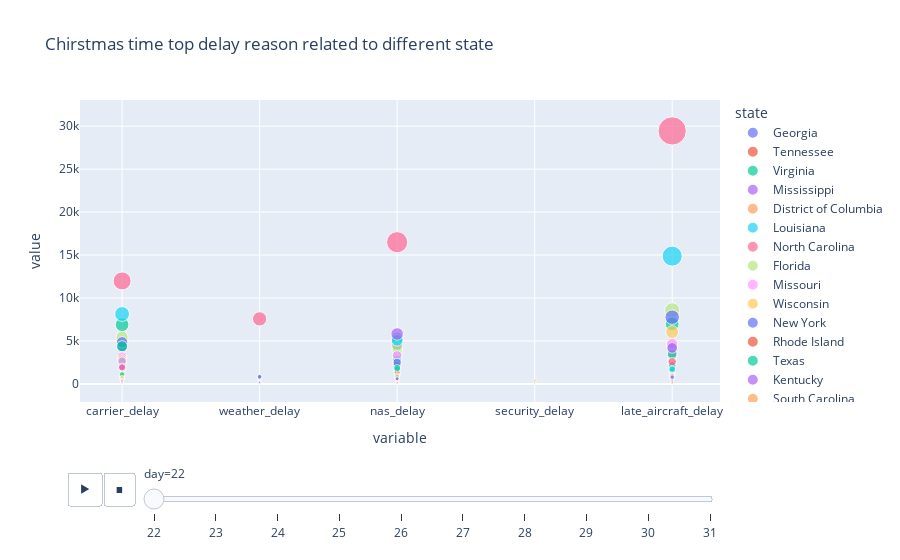

Notebook code cell kept with this figure:
### Code cell
# plot the animation 
fig = px.scatter(df_delay_christmas_state_plot, x="variable", y="value", animation_frame="day",color='state',size = 'value',
title= 'Chirstmas time top delay reason related to different state')

fig.show()

### Figure 1 — Plotly figure (JSON) as saved in the notebook; plotly's stock layout.template omitted (floating-point values rounded to 4 significant figures)
{"data": [{"hovertemplate": "state=Georgia<br>day=22<br>variable=%{x}<br>value=%{marker.size}<extra></extra>", "legendgroup": "Georgia", "marker": {"color": "#636efa", "size": [4230, 301, 3332, 0, 2782], "sizemode": "area", "sizeref": 73.62, "symbol": "circle"}, "mode": "markers", "name": "Georgia", "orientation": "v", "showlegend": true, "type": "scatter", "x": ["carrier_delay", "weather_delay", "nas_delay", "security_delay", "late_aircraft_delay"], "xaxis": "x", "y": [4230, 301, 3332, 0, 2782], "yaxis": "y"}, {"hovertemplate": "state=Tennessee<br>day=22<br>variable=%{x}<br>value=%{marker.size}<extra></extra>", "legendgroup": "Tennessee", "marker": {"color": "#EF553B", "size": [1767, 384, 2521, 0, 2674], "sizemode": "area", "sizeref": 73.62, "symbol": "circle"}, "mode": "markers", "name": "Tennessee", "orientation": "v", "showlegend": true, "type": "scatter", "x": ["carrier_delay", "weather_delay", "nas_delay", "security_delay", "late_aircraft_delay"], "xaxis": "x", "y": [1767, 384, 2521, 0, 2674], "yaxis": "y"}, {"hovertemplate": "state=Virginia<br>day=22<br>variable=%{x}<br>value=%{marker.size}<extra></extra>", "legendgroup": "Virginia", "marker": {"color": "#00cc96", "size": [629, 107, 736, 0, 893], "sizemode": "area", "sizeref": 73.62, "symbol": "circle"}, "mode": "markers", "name": "Virginia", "orientation": "v", "showlegend": true, "type": "scatter", "x": ["carrier_delay", "weather_delay", "nas_delay", "security_delay", "late_aircraft_delay"], "xaxis": "x", "y": [629, 107, 736, 0, 893], "yaxis": "y"}, {"hovertemplate": "state=Mississippi<br>day=22<br>variable=%{x}<br>value=%{marker.size}<extra></extra>", "legendgroup": "Mississippi", "marker": {"color": "#ab63fa", "size": [403, 0, 89, 0, 127], "sizemode": "area", "sizeref": 73.62, "symbol": "circle"}, "mode": "markers", "name": "Mississippi", "orientation": "v", "showlegend": true, "type": "scatter", "x": ["carrier_delay", "weather_delay", "nas_delay", "security_delay", "late_aircraft_delay"], "xaxis": "x", "y": [403, 0, 89, 0, 127], "yaxis": "y"}, {"hovertemplate": "state=District of Columbia<br>day=22<br>variable=%{x}<br>value=%{marker.size}<extra></extra>", "legendgroup": "District of Columbia", "marker": {"color": "#FFA15A", "size": [2467, 88, 1928, 70, 2430], "sizemode": "area", "sizeref": 73.62, "symbol": "circle"}, "mode": "markers", "name": "District of Columbia", "orientation": "v", "showlegend": true, "type": "scatter", "x": ["carrier_delay", "weather_delay", "nas_delay", "security_delay", "late_aircraft_delay"], "xaxis": "x", "y": [2467, 88, 1928, 70, 2430], "yaxis": "y"}, {"hovertemplate": "state=Louisiana<br>day=22<br>variable=%{x}<br>value=%{marker.size}<extra></extra>", "legendgroup": "Louisiana", "marker": {"color": "#19d3f3", "size": [305, 0, 295, 0, 874], "sizemode": "area", "sizeref": 73.62, "symbol": "circle"}, "mode": "markers", "name": "Louisiana", "orientation": "v", "showlegend": true, "type": "scatter", "x": ["carrier_delay", "weather_delay", "nas_delay", "security_delay", "late_aircraft_delay"], "xaxis": "x", "y": [305, 0, 295, 0, 874], "yaxis": "y"}, {"hovertemplate": "state=North Carolina<br>day=22<br>variable=%{x}<br>value=%{marker.size}<extra></extra>", "legendgroup": "North Carolina", "marker": {"color": "#FF6692", "size": [1788, 95, 2520, 42, 2110], "sizemode": "area", "sizeref": 73.62, "symbol": "circle"}, "mode": "markers", "name": "North Carolina", "orientation": "v", "showlegend": true, "type": "scatter", "x": ["carrier_delay", "weather_delay", "nas_delay", "security_delay", "late_aircraft_delay"], "xaxis": "x", "y": [1788, 95, 2520, 42, 2110], "yaxis": "y"}, {"hovertemplate": "state=Florida<br>day=22<br>variable=%{x}<br>value=%{marker.size}<extra></extra>", "legendgroup": "Florida", "marker": {"color": "#B6E880", "size": [5423, 54, 3828, 157, 8565], "sizemode": "area", "sizeref": 73.62, "symbol": "circle"}, "mode": "markers", "name": "Florida", "orientation": "v", "showlegend": true, "type": "scatter", "x": ["carrier_delay", "weather_delay", "nas_delay", "security_delay", "late_aircraft_delay"], "xaxis": "x", "y": [5423, 54, 3828, 157, 8565], "yaxis": "y"}, {"hovertemplate": "state=Missouri<br>day=22<br>variable=%{x}<br>value=%{marker.size}<extra></extra>", "legendgroup": "Missouri", "marker": {"color": "#FF97FF", "size": [336, 36, 1656, 0, 3261], "sizemode": "area", "sizeref": 73.62, "symbol": "circle"}, "mode": "markers", "name": "Missouri", "orientation": "v", "showlegend": true, "type": "scatter", "x": ["carrier_delay", "weather_delay", "nas_delay", "security_delay", "late_aircraft_delay"], "xaxis": "x", "y": [336, 36, 1656, 0, 3261], "yaxis": "y"}, {"hovertemplate": "state=Wisconsin<br>day=22<br>variable=%{x}<br>value=%{marker.size}<extra></extra>", "legendgroup": "Wisconsin", "marker": {"color": "#FECB52", "size": [937, 107, 5042, 0, 4418], "sizemode": "area", "sizeref": 73.62, "symbol": "circle"}, "mode": "markers", "name": "Wisconsin", "orientation": "v", "showlegend": true, "type": "scatter", "x": ["carrier_delay", "weather_delay", "nas_delay", "security_delay", "late_aircraft_delay"], "xaxis": "x", "y": [937, 107, 5042, 0, 4418], "yaxis": "y"}, {"hovertemplate": "state=New York<br>day=22<br>variable=%{x}<br>value=%{marker.size}<extra></extra>", "legendgroup": "New York", "marker": {"color": "#636efa", "size": [4361, 218, 4586, 210, 4367], "sizemode": "area", "sizeref": 73.62, "symbol": "circle"}, "mode": "markers", "name": "New York", "orientation": "v", "showlegend": true, "type": "scatter", "x": ["carrier_delay", "weather_delay", "nas_delay", "security_delay", "late_aircraft_delay"], "xaxis": "x", "y": [4361, 218, 4586, 210, 4367], "yaxis": "y"}, {"hovertemplate": "state=Rhode Island<br>day=22<br>variable=%{x}<br>value=%{marker.size}<extra></extra>", "legendgroup": "Rhode Island", "marker": {"color": "#EF553B", "size": [123, 0, 328, 0, 89], "sizemode": "area", "sizeref": 73.62, "symbol": "circle"}, "mode": "markers", "name": "Rhode Island", "orientation": "v", "showlegend": true, "type": "scatter", "x": ["carrier_delay", "weather_delay", "nas_delay", "security_delay", "late_aircraft_delay"], "xaxis": "x", "y": [123, 0, 328, 0, 89], "yaxis": "y"}, {"hovertemplate": "state=Texas<br>day=22<br>variable=%{x}<br>value=%{marker.size}<extra></extra>", "legendgroup": "Texas", "marker": {"color": "#00cc96", "size": [6890, 311, 5324, 184, 6983], "sizemode": "area", "sizeref": 73.62, "symbol": "circle"}, "mode": "markers", "name": "Texas", "orientation": "v", "showlegend": true, "type": "scatter", "x": ["carrier_delay", "weather_delay", "nas_delay", "security_delay", "late_aircraft_delay"], "xaxis": "x", "y": [6890, 311, 5324, 184, 6983], "yaxis": "y"}, {"hovertemplate": "state=Kentucky<br>day=22<br>variable=%{x}<br>value=%{marker.size}<extra></extra>", "legendgroup": "Kentucky", "marker": {"color": "#ab63fa", "size": [114, 26, 747, 0, 768], "sizemode": "area", "sizeref": 73.62, "symbol": "circle"}, "mode": "markers", "name": "Kentucky", "orientation": "v", "showlegend": true, "type": "scatter", "x": ["carrier_delay", "weather_delay", "nas_delay", "security_delay", "late_aircraft_delay"], "xaxis": "x", "y": [114, 26, 747, 0, 768], "yaxis": "y"}, {"hovertemplate": "state=South Carolina<br>day=22<br>variable=%{x}<br>value=%{marker.size}<extra></extra>", "legendgroup": "South Carolina", "marker": {"color": "#FFA15A", "size": [759, 0, 1036, 0, 135], "sizemode": "area", "sizeref": 73.62, "symbol": "circle"}, "mode": "markers", "name": "South Carolina", "orientation": "v", "showlegend": true, "type": "scatter", "x": ["carrier_delay", "weather_delay", "nas_delay", "security_delay", "late_aircraft_delay"], "xaxis": "x", "y": [759, 0, 1036, 0, 135], "yaxis": "y"}, {"hovertemplate": "state=Pennsylvania<br>day=22<br>variable=%{x}<br>value=%{marker.size}<extra></extra>", "legendgroup": "Pennsylvania", "marker": {"color": "#19d3f3", "size": [1995, 546, 2879, 168, 3281], "sizemode": "area", "sizeref": 73.62, "symbol": "circle"}, "mode": "markers", "name": "Pennsylvania", "orientation": "v", "showlegend": true, "type": "scatter", "x": ["carrier_delay", "weather_delay", "nas_delay", "security_delay", "late_aircraft_delay"], "xaxis": "x", "y": [1995, 546, 2879, 168, 3281], "yaxis": "y"}, {"hovertemplate": "state=Illinois<br>day=22<br>variable=%{x}<br>value=%{marker.size}<extra></extra>", "legendgroup": "Illinois", "marker": {"color": "#FF6692", "size": [11985, 7568, 16495, 9, 29447], "sizemode": "area", "sizeref": 73.62, "symbol": "circle"}, "mode": "markers", "name": "Illinois", "orientation": "v", "showlegend": true, "type": "scatter", "x": ["carrier_delay", "weather_delay", "nas_delay", "security_delay", "late_aircraft_delay"], "xaxis": "x", "y": [11985, 7568, 16495, 9, 29447], "yaxis": "y"}, {"hovertemplate": "state=Ohio<br>day=22<br>variable=%{x}<br>value=%{marker.size}<extra></extra>", "legendgroup": "Ohio", "marker": {"color": "#B6E880", "size": [1829, 129, 4328, 0, 3312], "sizemode": "area", "sizeref": 73.62, "symbol": "circle"}, "mode": "markers", "name": "Ohio", "orientation": "v", "showlegend": true, "type": "scatter", "x": ["carrier_delay", "weather_delay", "nas_delay", "security_delay", "late_aircraft_delay"], "xaxis": "x", "y": [1829, 129, 4328, 0, 3312], "yaxis": "y"}, {"hovertemplate": "state=Michigan<br>day=22<br>variable=%{x}<br>value=%{marker.size}<extra></extra>", "legendgroup": "Michigan", "marker": {"color": "#FF97FF", "size": [3182, 454, 3326, 0, 3325], "sizemode": "area", "sizeref": 73.62, "symbol": "circle"}, "mode": "markers", "name": "Michigan", "orientation": "v", "showlegend": true, "type": "scatter", "x": ["carrier_delay", "weather_delay", "nas_delay", "security_delay", "late_aircraft_delay"], "xaxis": "x", "y": [3182, 454, 3326, 0, 3325], "yaxis": "y"}, {"hovertemplate": "state=New Jersey<br>day=22<br>variable=%{x}<br>value=%{marker.size}<extra></extra>", "legendgroup": "New Jersey", "marker": {"color": "#FECB52", "size": [2891, 341, 1336, 400, 6040], "sizemode": "area", "sizeref": 73.62, "symbol": "circle"}, "mode": "markers", "name": "New Jersey", "orientation": "v", "showlegend": true, "type": "scatter", "x": ["carrier_delay", "weather_delay", "nas_delay", "security_delay", "late_aircraft_delay"], "xaxis": "x", "y": [2891, 341, 1336, 400, 6040], "yaxis": "y"}, {"hovertemplate": "state=Oklahoma<br>day=22<br>variable=%{x}<br>value=%{marker.size}<extra></extra>", "legendgroup": "Oklahoma", "marker": {"color": "#636efa", "size": [264, 0, 929, 0, 745], "sizemode": "area", "sizeref": 73.62, "symbol": "circle"}, "mode": "markers", "name": "Oklahoma", "orientation": "v", "showlegend": true, "type": "scatter", "x": ["carrier_delay", "weather_delay", "nas_delay", "security_delay", "late_aircraft_delay"], "xaxis": "x", "y": [264, 0, 929, 0, 745], "yaxis": "y"}, {"hovertemplate": "state=Maine<br>day=22<br>variable=%{x}<br>value=%{marker.size}<extra></extra>", "legendgroup": "Maine", "marker": {"color": "#EF553B", "size": [29, 0, 51, 0, 187], "sizemode": "area", "sizeref": 73.62, "symbol": "circle"}, "mode": "markers", "name": "Maine", "orientation": "v", "showlegend": true, "type": "scatter", "x": ["carrier_delay", "weather_delay", "nas_delay", "security_delay", "late_aircraft_delay"], "xaxis": "x", "y": [29, 0, 51, 0, 187], "yaxis": "y"}, {"hovertemplate": "state=Minnesota<br>day=22<br>variable=%{x}<br>value=%{marker.size}<extra></extra>", "legendgroup": "Minnesota", "marker": {"color": "#00cc96", "size": [2616, 201, 2186, 0, 2148], "sizemode": "area", "sizeref": 73.62, "symbol": "circle"}, "mode": "markers", "name": "Minnesota", "orientation": "v", "showlegend": true, "type": "scatter", "x": ["carrier_delay", "weather_delay", "nas_delay", "security_delay", "late_aircraft_delay"], "xaxis": "x", "y": [2616, 201, 2186, 0, 2148], "yaxis": "y"}, {"hovertemplate": "state=Iowa<br>day=22<br>variable=%{x}<br>value=%{marker.size}<extra></extra>", "legendgroup": "Iowa", "marker": {"color": "#ab63fa", "size": [96, 240, 1460, 0, 1258], "sizemode": "area", "sizeref": 73.62, "symbol": "circle"}, "mode": "markers", "name": "Iowa", "orientation": "v", "showlegend": true, "type": "scatter", "x": ["carrier_delay", "weather_delay", "nas_delay", "security_delay", "late_aircraft_delay"], "xaxis": "x", "y": [96, 240, 1460, 0, 1258], "yaxis": "y"}, {"hovertemplate": "state=Alabama<br>day=22<br>variable=%{x}<br>value=%{marker.size}<extra></extra>", "legendgroup": "Alabama", "marker": {"color": "#FFA15A", "size": [232, 60, 598, 0, 663], "sizemode": "area", "sizeref": 73.62, "symbol": "circle"}, "mode": "markers", "name": "Alabama", "orientation": "v", "showlegend": true, "type": "scatter", "x": ["carrier_delay", "weather_delay", "nas_delay", "security_delay", "late_aircraft_delay"], "xaxis": "x", "y": [232, 60, 598, 0, 663], "yaxis": "y"}, {"hovertemplate": "state=Indiana<br>day=22<br>variable=%{x}<br>value=%{marker.size}<extra></extra>", "legendgroup": "Indiana", "marker": {"color": "#19d3f3", "size": [451, 50, 1633, 0, 1004], "sizemode": "area", "sizeref": 73.62, "symbol": "circle"}, "mode": "markers", "name": "Indiana", "orientation": "v", "showlegend": true, "type": "scatter", "x": ["carrier_delay", "weather_delay", "nas_delay", "security_delay", "late_aircraft_delay"], "xaxis": "x", "y": [451, 50, 1633, 0, 1004], "yaxis": "y"}, {"hovertemplate": "state=Kansas<br>day=22<br>variable=%{x}<br>value=%{marker.size}<extra></extra>", "legendgroup": "Kansas", "marker": {"color": "#FF6692", "size": [218, 0, 400, 0, 845], "sizemode": "area", "sizeref": 73.62, "symbol": "circle"}, "mode": "markers", "name": "Kansas", "orientation": "v", "showlegend": true, "type": "scatter", "x": ["carrier_delay", "weather_delay", "nas_delay", "security_delay", "late_aircraft_delay"], "xaxis": "x", "y": [218, 0, 400, 0, 845], "yaxis": "y"}, {"hovertemplate": "state=South Dakota<br>day=22<br>variable=%{x}<br>value=%{marker.size}<extra></extra>", "legendgroup": "South Dakota", "marker": {"color": "#B6E880", "size": [17, 0, 629, 0, 90], "sizemode": "area", "sizeref": 73.62, "symbol": "circle"}, "mode": "markers", "name": "South Dakota", "orientation": "v", "showlegend": true, "type": "scatter", "x": ["carrier_delay", "weather_delay", "nas_delay", "security_delay", "late_aircraft_delay"], "xaxis": "x", "y": [17, 0, 629, 0, 90], "yaxis": "y"}, {"hovertemplate": "state=North Dakota<br>day=22<br>variable=%{x}<br>value=%{marker.size}<extra></extra>", "legendgroup": "North Dakota", "marker": {"color": "#FF97FF", "size": [121, 0, 482, 0, 552], "sizemode": "area", "sizeref": 73.62, "symbol": "circle"}, "mode": "markers", "name": "North Dakota", "orientation": "v", "showlegend": true, "type": "scatter", "x": ["carrier_delay", "weather_delay", "nas_delay", "security_delay", "late_aircraft_delay"], "xaxis": "x", "y": [121, 0, 482, 0, 552], "yaxis": "y"}, {"hovertemplate": "state=Nebraska<br>day=22<br>variable=%{x}<br>value=%{marker.size}<extra></extra>", "legendgroup": "Nebraska", "marker": {"color": "#FECB52", "size": [215, 4, 1187, 0, 1467], "sizemode": "area", "sizeref": 73.62, "symbol": "circle"}, "mode": "markers", "name": "Nebraska", "orientation": "v", "showlegend": true, "type": "scatter", "x": ["carrier_delay", "weather_delay", "nas_delay", "security_delay", "late_aircraft_delay"], "xaxis": "x", "y": [215, 4, 1187, 0, 1467], "yaxis": "y"}, {"hovertemplate": "state=Vermont<br>day=22<br>variable=%{x}<br>value=%{marker.size}<extra></extra>", "legendgroup": "Vermont", "marker": {"color": "#636efa", "size": [20, 3, 76, 0, 56], "sizemode": "area", "sizeref": 73.62, "symbol": "circle"}, "mode": "markers", "name": "Vermont", "orientation": "v", "showlegend": true, "type": "scatter", "x": ["carrier_delay", "weather_delay", "nas_delay", "security_delay", "late_aircraft_delay"], "xaxis": "x", "y": [20, 3, 76, 0, 56], "yaxis": "y"}, {"hovertemplate": "state=Arkansas<br>day=22<br>variable=%{x}<br>value=%{marker.size}<extra></extra>", "legendgroup": "Arkansas", "marker": {"color": "#EF553B", "size": [224, 0, 1300, 0, 904], "sizemode": "area", "sizeref": 73.62, "symbol": "circle"}, "mode": "markers", "name": "Arkansas", "orientation": "v", "showlegend": true, "type": "scatter", "x": ["carrier_delay", "weather_delay", "nas_delay", "security_delay", "late_aircraft_delay"], "xaxis": "x", "y": [224, 0, 1300, 0, 904], "yaxis": "y"}, {"hovertemplate": "state=Massachusetts<br>day=22<br>variable=%{x}<br>value=%{marker.size}<extra></extra>", "legendgroup": "Massachusetts", "marker": {"color": "#00cc96", "size": [1113, 107, 1014, 0, 1628], "sizemode": "area", "sizeref": 73.62, "symbol": "circle"}, "mode": "markers", "name": "Massachusetts", "orientation": "v", "showlegend": true, "type": "scatter", "x": ["carrier_delay", "weather_delay", "nas_delay", "security_delay", "late_aircraft_delay"], "xaxis": "x", "y": [1113, 107, 1014, 0, 1628], "yaxis": "y"}, {"hovertemplate": "state=Connecticut<br>day=22<br>variable=%{x}<br>value=%{marker.size}<extra></extra>", "legendgroup": "Connecticut", "marker": {"color": "#ab63fa", "size": [356, 7, 310, 0, 588], "sizemode": "area", "sizeref": 73.62, "symbol": "circle"}, "mode": "markers", "name": "Connecticut", "orientation": "v", "showlegend": true, "type": "scatter", "x": ["carrier_delay", "weather_delay", "nas_delay", "security_delay", "late_aircraft_delay"], "xaxis": "x", "y": [356, 7, 310, 0, 588], "yaxis": "y"}, {"hovertemplate": "state=New Hampshire<br>day=22<br>variable=%{x}<br>value=%{marker.size}<extra></extra>", "legendgroup": "New Hampshire", "marker": {"color": "#FFA15A", "size": [347, 0, 247, 0, 251], "sizemode": "area", "sizeref": 73.62, "symbol": "circle"}, "mode": "markers", "name": "New Hampshire", "orientation": "v", "showlegend": true, "type": "scatter", "x": ["carrier_delay", "weather_delay", "nas_delay", "security_delay", "late_aircraft_delay"], "xaxis": "x", "y": [347, 0, 247, 0, 251], "yaxis": "y"}, {"hovertemplate": "state=California<br>day=22<br>variable=%{x}<br>value=%{marker.size}<extra></extra>", "legendgroup": "California", "marker": {"color": "#19d3f3", "size": [8139, 744, 5077, 62, 14872], "sizemode": "area", "sizeref": 73.62, "symbol": "circle"}, "mode": "markers", "name": "California", "orientation": "v", "showlegend": true, "type": "scatter", "x": ["carrier_delay", "weather_delay", "nas_delay", "security_delay", "late_aircraft_delay"], "xaxis": "x", "y": [8139, 744, 5077, 62, 14872], "yaxis": "y"}, {"hovertemplate": "state=Hawaii<br>day=22<br>variable=%{x}<br>value=%{marker.size}<extra></extra>", "legendgroup": "Hawaii", "marker": {"color": "#FF6692", "size": [586, 0, 109, 0, 492], "sizemode": "area", "sizeref": 73.62, "symbol": "circle"}, "mode": "markers", "name": "Hawaii", "orientation": "v", "showlegend": true, "type": "scatter", "x": ["carrier_delay", "weather_delay", "nas_delay", "security_delay", "late_aircraft_delay"], "xaxis": "x", "y": [586, 0, 109, 0, 492], "yaxis": "y"}, {"hovertemplate": "state=Puerto Rico<br>day=22<br>variable=%{x}<br>value=%{marker.size}<extra></extra>", "legendgroup": "Puerto Rico", "marker": {"color": "#B6E880", "size": [553, 0, 32, 0, 923], "sizemode": "area", "sizeref": 73.62, "symbol": "circle"}, "mode": "markers", "name": "Puerto Rico", "orientation": "v", "showlegend": true, "type": "scatter", "x": ["carrier_delay", "weather_delay", "nas_delay", "security_delay", "late_aircraft_delay"], "xaxis": "x", "y": [553, 0, 32, 0, 923], "yaxis": "y"}, {"hovertemplate": "state=Nevada<br>day=22<br>variable=%{x}<br>value=%{marker.size}<extra></extra>", "legendgroup": "Nevada", "marker": {"color": "#FF97FF", "size": [2673, 263, 933, 17, 4646], "sizemode": "area", "sizeref": 73.62, "symbol": "circle"}, "mode": "markers", "name": "Nevada", "orientation": "v", "showlegend": true, "type": "scatter", "x": ["carrier_delay", "weather_delay", "nas_delay", "security_delay", "late_aircraft_delay"], "xaxis": "x", "y": [2673, 263, 933, 17, 4646], "yaxis": "y"}, {"hovertemplate": "state=Washington<br>day=22<br>variable=%{x}<br>value=%{marker.size}<extra></extra>", "legendgroup": "Washington", "marker": {"color": "#FECB52", "size": [727, 11, 852, 0, 1110], "sizemode": "area", "sizeref": 73.62, "symbol": "circle"}, "mode": "markers", "name": "Washington", "orientation": "v", "showlegend": true, "type": "scatter", "x": ["carrier_delay", "weather_delay", "nas_delay", "security_delay", "late_aircraft_delay"], "xaxis": "x", "y": [727, 11, 852, 0, 1110], "yaxis": "y"}, {"hovertemplate": "state=Colorado<br>day=22<br>variable=%{x}<br>value=%{marker.size}<extra></extra>", "legendgroup": "Colorado", "marker": {"color": "#636efa", "size": [4841, 206, 2492, 11, 7767], "sizemode": "area", "sizeref": 73.62, "symbol": "circle"}, "mode": "markers", "name": "Colorado", "orientation": "v", "showlegend": true, "type": "scatter", "x": ["carrier_delay", "weather_delay", "nas_delay", "security_delay", "late_aircraft_delay"], "xaxis": "x", "y": [4841, 206, 2492, 11, 7767], "yaxis": "y"}, {"hovertemplate": "state=New Mexico<br>day=22<br>variable=%{x}<br>value=%{marker.size}<extra></extra>", "legendgroup": "New Mexico", "marker": {"color": "#EF553B", "size": [449, 0, 152, 0, 803], "sizemode": "area", "sizeref": 73.62, "symbol": "circle"}, "mode": "markers", "name": "New Mexico", "orientation": "v", "showlegend": true, "type": "scatter", "x": ["carrier_delay", "weather_delay", "nas_delay", "security_delay", "late_aircraft_delay"], "xaxis": "x", "y": [449, 0, 152, 0, 803], "yaxis": "y"}, {"hovertemplate": "state=Arizona<br>day=22<br>variable=%{x}<br>value=%{marker.size}<extra></extra>", "legendgroup": "Arizona", "marker": {"color": "#00cc96", "size": [4388, 854, 1848, 0, 3504], "sizemode": "area", "sizeref": 73.62, "symbol": "circle"}, "mode": "markers", "name": "Arizona", "orientation": "v", "showlegend": true, "type": "scatter", "x": ["carrier_delay", "weather_delay", "nas_delay", "security_delay", "late_aircraft_delay"], "xaxis": "x", "y": [4388, 854, 1848, 0, 3504], "yaxis": "y"}, {"hovertemplate": "state=Utah<br>day=22<br>variable=%{x}<br>value=%{marker.size}<extra></extra>", "legendgroup": "Utah", "marker": {"color": "#ab63fa", "size": [1994, 820, 5810, 0, 4190], "sizemode": "area", "sizeref": 73.62, "symbol": "circle"}, "mode": "markers", "name": "Utah", "orientation": "v", "showlegend": true, "type": "scatter", "x": ["carrier_delay", "weather_delay", "nas_delay", "security_delay", "late_aircraft_delay"], "xaxis": "x", "y": [1994, 820, 5810, 0, 4190], "yaxis": "y"}, {"hovertemplate": "state=U.S. Virgin Islands<br>day=22<br>variable=%{x}<br>value=%{marker.size}<extra></extra>", "legendgroup": "U.S. Virgin Islands", "marker": {"color": "#FFA15A", "size": [0, 0, 0, 0, 21], "sizemode": "area", "sizeref": 73.62, "symbol": "circle"}, "mode": "markers", "name": "U.S. Virgin Islands", "orientation": "v", "showlegend": true, "type": "scatter", "x": ["carrier_delay", "weather_delay", "nas_delay", "security_delay", "late_aircraft_delay"], "xaxis": "x", "y": [0, 0, 0, 0, 21], "yaxis": "y"}, {"hovertemplate": "state=Oregon<br>day=22<br>variable=%{x}<br>value=%{marker.size}<extra></extra>", "legendgroup": "Oregon", "marker": {"color": "#19d3f3", "size": [381, 45, 483, 0, 1724], "sizemode": "area", "sizeref": 73.62, "symbol": "circle"}, "mode": "markers", "name": "Oregon", "orientation": "v", "showlegend": true, "type": "scatter", "x": ["carrier_delay", "weather_delay", "nas_delay", "security_delay", "late_aircraft_delay"], "xaxis": "x", "y": [381, 45, 483, 0, 1724], "yaxis": "y"}, {"hovertemplate": "state=Maryland<br>day=22<br>variable=%{x}<br>value=%{marker.size}<extra></extra>", "legendgroup": "Maryland", "marker": {"color": "#FF6692", "size": [1915, 101, 546, 8, 2589], "sizemode": "area", "sizeref": 73.62, "symbol": "circle"}, "mode": "markers", "name": "Maryland", "orientation": "v", "showlegend": true, "type": "scatter", "x": ["carrier_delay", "weather_delay", "nas_delay", "security_delay", "late_aircraft_delay"], "xaxis": "x", "y": [1915, 101, 546, 8, 2589], "yaxis": "y"}, {"hovertemplate": "state=Wyoming<br>day=22<br>variable=%{x}<br>value=%{marker.size}<extra></extra>", "legendgroup": "Wyoming", "marker": {"color": "#B6E880", "size": [256, 0, 129, 0, 114], "sizemode": "area", "sizeref": 73.62, "symbol": "circle"}, "mode": "markers", "name": "Wyoming", "orientation": "v", "showlegend": true, "type": "scatter", "x": ["carrier_delay", "weather_delay", "nas_delay", "security_delay", "late_aircraft_delay"], "xaxis": "x", "y": [256, 0, 129, 0, 114], "yaxis": "y"}, {"hovertemplate": "state=Alaska<br>day=22<br>variable=%{x}<br>value=%{marker.size}<extra></extra>", "legendgroup": "Alaska", "marker": {"color": "#FF97FF", "size": [361, 0, 103, 0, 972], "sizemode": "area", "sizeref": 73.62, "symbol": "circle"}, "mode": "markers", "name": "Alaska", "orientation": "v", "showlegend": true, "type": "scatter", "x": ["carrier_delay", "weather_delay", "nas_delay", "security_delay", "late_aircraft_delay"], "xaxis": "x", "y": [361, 0, 103, 0, 972], "yaxis": "y"}, {"hovertemplate": "state=Idaho<br>day=22<br>variable=%{x}<br>value=%{marker.size}<extra></extra>", "legendgroup": "Idaho", "marker": {"color": "#FECB52", "size": [66, 100, 404, 0, 735], "sizemode": "area", "sizeref": 73.62, "symbol": "circle"}, "mode": "markers", "name": "Idaho", "orientation": "v", "showlegend": true, "type": "scatter", "x": ["carrier_delay", "weather_delay", "nas_delay", "security_delay", "late_aircraft_delay"], "xaxis": "x", "y": [66, 100, 404, 0, 735], "yaxis": "y"}, {"hovertemplate": "state=Montana<br>day=22<br>variable=%{x}<br>value=%{marker.size}<extra></extra>", "legendgroup": "Montana", "marker": {"color": "#636efa", "size": [138, 171, 606, 0, 794], "sizemode": "area", "sizeref": 73.62, "symbol": "circle"}, "mode": "markers", "name": "Montana", "orientation": "v", "showlegend": true, "type": "scatter", "x": ["carrier_delay", "weather_delay", "nas_delay", "security_delay", "late_aircraft_delay"], "xaxis": "x", "y": [138, 171, 606, 0, 794], "yaxis": "y"}, {"hovertemplate": "state=West Virginia<br>day=22<br>variable=%{x}<br>value=%{marker.size}<extra></extra>", "legendgroup": "West Virginia", "marker": {"color": "#EF553B", "size": [5, 0, 145, 0, 192], "sizemode": "area", "sizeref": 73.62, "symbol": "circle"}, "mode": "markers", "name": "West Virginia", "orientation": "v", "showlegend": true, "type": "scatter", "x": ["carrier_delay", "weather_delay", "nas_delay", "security_delay", "late_aircraft_delay"], "xaxis": "x", "y": [5, 0, 145, 0, 192], "yaxis": "y"}], "layout": {"legend": {"itemsizing": "constant", "title": {"text": "state"}, "tracegroupgap": 0}, "sliders": [{"active": 0, "currentvalue": {"prefix": "day="}, "len": 0.9, "pad": {"b": 10, "t": 60}, "steps": [{"args": [["22"], {"frame": {"duration": 0, "redraw": false}, "fromcurrent": true, "mode": "immediate", "transition": {"duration": 0, "easing": "linear"}}], "label": "22", "method": "animate"}, {"args": [["23"], {"frame": {"duration": 0, "redraw": false}, "fromcurrent": true, "mode": "immediate", "transition": {"duration": 0, "easing": "linear"}}], "label": "23", "method": "animate"}, {"args": [["24"], {"frame": {"duration": 0, "redraw": false}, "fromcurrent": true, "mode": "immediate", "transition": {"duration": 0, "easing": "linear"}}], "label": "24", "method": "animate"}, {"args": [["25"], {"frame": {"duration": 0, "redraw": false}, "fromcurrent": true, "mode": "immediate", "transition": {"duration": 0, "easing": "linear"}}], "label": "25", "method": "animate"}, {"args": [["26"], {"frame": {"duration": 0, "redraw": false}, "fromcurrent": true, "mode": "immediate", "transition": {"duration": 0, "easing": "linear"}}], "label": "26", "method": "animate"}, {"args": [["27"], {"frame": {"duration": 0, "redraw": false}, "fromcurrent": true, "mode": "immediate", "transition": {"duration": 0, "easing": "linear"}}], "label": "27", "method": "animate"}, {"args": [["28"], {"frame": {"duration": 0, "redraw": false}, "fromcurrent": true, "mode": "immediate", "transition": {"duration": 0, "easing": "linear"}}], "label": "28", "method": "animate"}, {"args": [["29"], {"frame": {"duration": 0, "redraw": false}, "fromcurrent": true, "mode": "immediate", "transition": {"duration": 0, "easing": "linear"}}], "label": "29", "method": "animate"}, {"args": [["30"], {"frame": {"duration": 0, "redraw": false}, "fromcurrent": true, "mode": "immediate", "transition": {"duration": 0, "easing": "linear"}}], "label": "30", "method": "animate"}, {"args": [["31"], {"frame": {"duration": 0, "redraw": false}, "fromcurrent": true, "mode": "immediate", "transition": {"duration": 0, "easing": "linear"}}], "label": "31", "method": "animate"}], "x": 0.1, "xanchor": "left", "y": 0, "yanchor": "top"}], "title": {"text": "Chirstmas time top delay reason related to different state"}, "updatemenus": [{"buttons": [{"args": [null, {"frame": {"duration": 500, "redraw": false}, "fromcurrent": true, "mode": "immediate", "transition": {"duration": 500, "easing": "linear"}}], "label": "&#9654;", "method": "animate"}, {"args": [[null], {"frame": {"duration": 0, "redraw": false}, "fromcurrent": true, "mode": "immediate", "transition": {"duration": 0, "easing": "linear"}}], "label": "&#9724;", "method": "animate"}], "direction": "left", "pad": {"r": 10, "t": 70}, "showactive": false, "type": "buttons", "x": 0.1, "xanchor": "right", "y": 0, "yanchor": "top"}], "xaxis": {"anchor": "y", "domain": [0, 1], "title": {"text": "variable"}}, "yaxis": {"anchor": "x", "domain": [0, 1], "title": {"text": "value"}}}}
